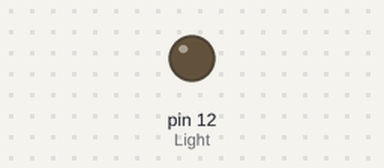
The sketch below on a simulated Arduino Uno, built with avr-gcc and run on an emulated ATmega328P. Shown: output pins drawn as LEDs (lit = HIGH).

Above: at 0.65 s.
At 10.15 s:
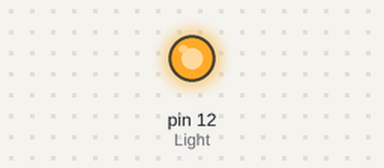
Timing chart, 0 to 10.9 s (numbered marks = the images above):
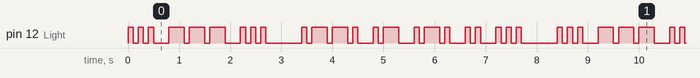

Measured:
- by itself, pin 12 (Light): moves between LOW and HIGH, repeating every 8.4 s
- by itself, everything shown: repeats every 8.4 s, in 46 steps

The sketch:

morse.ino
```cpp
int Light = 12; // The HERO Board Pin 12 that the LED is wired to

// the setup function runs once when you press reset or power the board
void setup() {
  // initialize digital pin 12 as an output.
  pinMode(Light, OUTPUT);
  //digitalWrite(Light, HIGH);
}


// morse code dit dah definitions
// timing: https://morsecode.world/international/timing.html
// 12wpm = 100ms per unit
void dit() {
  digitalWrite(Light, HIGH);   // turn the LED on (HIGH is the voltage level)
  delay(100);                        // wait for 100 milliseconds - 1 unit
  digitalWrite(Light, LOW);    // turn the LED off by making the voltage LOW
  delay(100);                        // wait for 100 milliseconds - 1 unit
}

void dah() {
  digitalWrite(Light, HIGH);   // turn the LED on (HIGH is the voltage level)
  delay(300);                        // wait for 300 milliseconds - 3 units
  digitalWrite(Light, LOW);    // turn the LED off by making the voltage LOW
  delay(100);                        // wait for 100 milliseconds - 1 unit
}


// letter definitions
void letter_A() {
  dit();
  dah();
  delay(200);          // add some delay between letters (ending in dah); 1+2 units
}

void letter_B() {
  dah();
  dit();
  dit();
  dit();
  delay(200);          // add some delay between letters (ending in dit); 1+2 units
}

void letter_C() {
  dah();
  dit();
  dah();
  dit();
  delay(200);          // add some delay between letters (ending in dit); 1+2 units
}

void letter_D() {
  dah();
  dit();
  dit();
  delay(200);          // add some delay between letters (ending in dit); 1+2 units
}

void letter_E() {
  dit();
  delay(200);          // add some delay between letters (ending in dit); 1+2 units
}

void letter_F() {
  dit();
  dit();
  dah();
  dit();
  delay(200);          // add some delay between letters (ending in dit); 1+2 units
}

void letter_G() {
  dah();
  dah();
  dit();
  delay(200);          // add some delay between letters (ending in dit); 1+2 units
}

void letter_H() {
  dit();
  dit();
  dit();
  dit();
  delay(200);          // add some delay between letters (ending in dit); 1+2 units
}

void letter_I() {
  dit();
  dit();
  delay(200);          // add some delay between letters (ending in dit); 1+2 units
}

void letter_J() {
  dit();
  dah();
  dah();
  dah();
  delay(200);          // add some delay between letters (ending in dah); 1+2 units
}

void letter_K() {
  dah();
  dit();
  dah();
  delay(200);          // add some delay between letters (ending in dah); 1+2 units
}

void letter_L() {
  dit();
  dah();
  dit();
  dit();
  delay(200);          // add some delay between letters (ending in dit); 1+2 units
}

void letter_M() {
  dah();
  dah();
  delay(200);          // add some delay between letters (ending in dah); 1+2 units
}

void letter_N() {
  dah();
  dit();
  delay(200);          // add some delay between letters (ending in dit); 1+2 units
}

void letter_O() {
  dah();
  dah();
  dah();
  delay(200);          // add some delay between letters (ending in dah); 1+2 units
}

void letter_P() {
  dit();
  dah();
  dah();
  dit();
  delay(200);          // add some delay between letters (ending in dit); 1+2 units
}

void letter_Q() {
  dah();
  dah();
  dit();
  dah();
  delay(200);          // add some delay between letters (ending in dah); 1+2 units
}

void letter_R() {
  dit();
  dah();
  dit();
  delay(200);          // add some delay between letters (ending in dit); 1+2 units
}

void letter_S() {
  dit();
  dit();
  dit();
  delay(200);          // add some delay between letters (ending in dit); 1+2 units
}

void letter_T() {
  dah();
  delay(200);          // add some delay between letters (ending in dah); 1+2 units
}

void letter_U() {
  dit();
  dit();
  dah();
  delay(200);          // add some delay between letters (ending in dah); 1+2 units
}

void letter_V() {
  dit();
  dit();
  dit();
  dah();
  delay(200);          // add some delay between letters (ending in dah); 1+2 units
}

void letter_W() {
  dit();
  dah();
  dah();
  delay(200);          // add some delay between letters (ending in dah); 1+2 units
}

void letter_X() {
  dah();
  dit();
  dit();
  dah();
  delay(200);          // add some delay between letters (ending in dah); 1+2 units
}

void letter_Y() {
  dah();
  dit();
  dah();
  dah();
  delay(200);          // add some delay between letters (ending in dah); 1+2 units
}

void letter_Z() {
  dah();
  dah();
  dit();
  dit();
  delay(200);          // add some delay between letters (ending in dit); 1+2 units
}


// numbers
void number_1() {
  dit();
  dah();
  dah();
  dah();
  dah();
  delay(200);          // add some delay between numbers (ending in dah); 1+2 units
}

void number_2() {
  dit();
  dit();
  dah();
  dah();
  dah();
  delay(200);          // add some delay between numbers (ending in dah); 1+2 units
}

void number_3() {
  dit();
  dit();
  dit();
  dah();
  dah();
  delay(200);          // add some delay between numbers (ending in dah); 1+2 units
}

void number_4() {
  dit();
  dit();
  dit();
  dit();
  dah();
  delay(200);          // add some delay between numbers (ending in dah); 1+2 units
}

void number_5() {
  dit();
  dit();
  dit();
  dit();
  dit();
  delay(200);          // add some delay between numbers (ending in dit); 1+2 units
}

void number_6() {
  dah();
  dit();
  dit();
  dit();
  dit();
  delay(200);          // add some delay between numbers (ending in dit); 1+2 units
}

void number_7() {
  dah();
  dah();
  dit();
  dit();
  dit();
  delay(200);          // add some delay between numbers (ending in dit); 1+2 units
}

void number_8() {
  dah();
  dah();
  dah();
  dit();
  dit();
  delay(200);          // add some delay between numbers (ending in dit); 1+2 units
}

void number_9() {
  dah();
  dah();
  dah();
  dah();
  dit();
  delay(200);          // add some delay between numbers (ending in dit); 1+2 units
}

void number_0() {
  dah();
  dah();
  dah();
  dah();
  dah();
  delay(200);          // add some delay between numbers (ending in dah); 1+2 units
}


// Words
// SOS
void word_SOS() {
  letter_S();
  letter_O();
  letter_S();
  delay(400);          // add some delay between words; 3+4 units
}

// Paris
void word_Paris() {
  letter_P();
  letter_A();
  letter_R();
  letter_I();
  letter_S();
  delay(400);          // add some delay between words; 3+4 units
}


// message
void message() {
  word_SOS();
  word_Paris();
}

// broadcast
void loop() {
  message();
}
```
